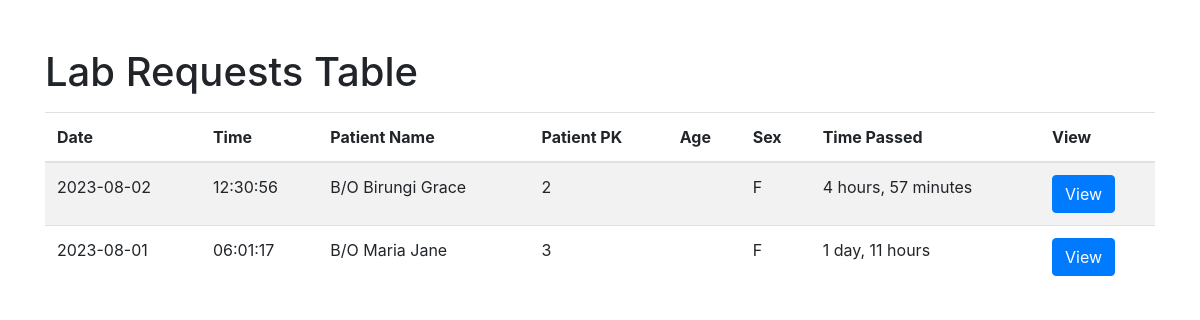
/lab_requests/, run on the app's committed database.
### newborn/models.py (models this page shows, shortened)
class LabInvestigation(models.Model):
    author = models.ForeignKey(User, on_delete=models.CASCADE, null=True)
    serology_rpr = models.BooleanField(verbose_name='RPR', default=False)
    serology_rct = models.BooleanField(verbose_name='RCT', default=False)
    serology_bat = models.BooleanField(verbose_name='BAT', default=False)
    microbiology_gram_stain = models.BooleanField(verbose_name='Gram stain', default=False)
    microbiology_culture = models.BooleanField(verbose_name='Culture', default=False)
    chemistry_serum_electrolytes = models.BooleanField(verbose_name='Serum electrolytes', default=False)
    chemistry_serum_urea = models.BooleanField(verbose_name='Serum Urea', default=False)
    chemistry_serum_creatinine = models.BooleanField(verbose_name='Serum creatinine', default=False)
    chemistry_urinalysis = models.BooleanField(verbose_name='Urinalysis', default=False)
    serology_rpr_result = models.CharField(max_length=100, blank=True, null=True)
    serology_rct_result = models.CharField(max_length=100, blank=True, null=True)
    serology_bat_result = models.CharField(max_length=100, blank=True, null=True)
    microbiology_gram_stain_result = models.CharField(max_length=100, blank=True, null=True)
    microbiology_culture_result = models.CharField(max_length=100, blank=True, null=True)
    chemistry_serum_electrolytes_result = models.CharField(max_length=100, blank=True, null=True)
    chemistry_serum_urea_result = models.CharField(max_length=100, blank=True, null=True)
    chemistry_serum_creatinine_result = models.CharField(max_length=100, blank=True, null=True)
    chemistry_urinalysis_result = models.CharField(max_length=100, blank=True, null=True)
    timestamp = models.DateTimeField(auto_now_add=True)
    neonate = models.ForeignKey(NewbornAdmission, on_delete=models.CASCADE, null=True)
    def is_complete(self):
        if (self.serology_rpr and not self.serology_rpr_result) or \
                (self.serology_rct and not self.serology_rct_result) or \
                (self.serology_bat and not self.serology_bat_result) or \
                (self.microbiology_gram_stain and not self.microbiology_gram_stain_result) or \
                (self.microbiology_culture and not self.microbiology_culture_result) or \
                (self.chemistry_serum_electrolytes and not self.chemistry_serum_electrolytes_result) or \
                (self.chemistry_serum_urea and not self.chemistry_serum_urea_result) or \
                (self.chemistry_serum_creatinine and not self.chemistry_serum_creatinine_result) or \
                (self.chemistry_urinalysis and not self.chemistry_urinalysis_result):
            return False
        return True

class NewbornAdmission(models.Model):
    PLACE_OF_BIRTH_CHOICES = [
        ('Hospital', 'Hospital'),
        ('Along the road', 'Along the road'),
        ('Home', 'Home'),
    ]
    MODE_OF_DELIVERY_CHOICES = [
        ('SVD', 'SVD (Spontaneous Vaginal Delivery)'),
        ('C/S', 'C/S (Caesarean Section)'),
    ]
    MEANS_OF_TRANSPORT_CHOICES = [
        ('Ambulance', 'Ambulance'),
        ('Public means', 'Public means'),
    ]
    YES_NO_CHOICES = [
        ('Yes', 'Yes'),
        ('No', 'No'),
    ]
    SEX = [
        ('M', 'M'),
        ('F', 'F'),
    ]
    admission_date = models.DateTimeField()
    name = models.CharField(max_length=100)
    sex = models.CharField(max_length=100, choices=SEX)
    birth_weight = models.DecimalField(max_digits=2, decimal_places=1)
    delivery_date = models.DateTimeField()
    place_of_birth = models.CharField(max_length=20, choices=PLACE_OF_BIRTH_CHOICES)
    hospital_name = models.CharField(max_length=100, blank=True, null=True)
    mode_of_delivery = models.CharField(max_length=3, choices=MODE_OF_DELIVERY_CHOICES)
    indication = models.CharField(max_length=100, blank=True, null=True)
    resuscitation_done = models.CharField(max_length=3, choices=YES_NO_CHOICES)
    resuscitation_choices_1 = models.BooleanField(verbose_name='Bag&Mask', default=False, blank=True)
    resuscitation_choices_2 = models.BooleanField(verbose_name='Oxygen', default=False, blank=True)
    referred_in = models.CharField(max_length=3, choices=YES_NO_CHOICES)
    facility_name = models.CharField(max_length=100, blank=True, null=True)
    referral_date_time = models.DateTimeField(blank=True, null=True)
    reason_for_referral = models.CharField(max_length=100, blank=True, null=True)
    means_of_transport = models.CharField(max_length=20, choices=MEANS_OF_TRANSPORT_CHOICES, blank=True, null=True)
    oxygen_transport = models.CharField(max_length=3, choices=YES_NO_CHOICES, blank=True, null=True)
    mother = models.ForeignKey(MotherDetails, on_delete=models.CASCADE, null=True)

### newborn/views.py (the view)
# urls.py: path('lab_requests/', views.lab_requests_dashboard, name='lab-requests-dashboard'),
def lab_requests_dashboard(request):
    lab_requests = LabInvestigation.objects.all()
    if request.method == 'POST':
        form = LabTestResultForm(request.POST)
        if form.is_valid():
            lab_investigation = form.save(commit=False)
            lab_investigation.author = request.user
            lab_investigation.save()
            return redirect('lab-requests-dashboard')  # Redirect to the same page to avoid form resubmission
    else:
        form = LabTestResultForm()
    complete_lab_requests = [lab_request for lab_request in lab_requests if lab_request.is_complete()]
    lab_requests = [lab_request for lab_request in lab_requests if not lab_request.is_complete()]
    return render(request, 'newborn/lab_requests_dashboard.html', {'lab_requests': lab_requests, 'complete_lab_requests': complete_lab_requests, 'form': form})

### newborn/templates/newborn/lab_requests_dashboard.html (shortened to what this page needs)
<!DOCTYPE html>
<html lang="en">
<head>
    <link rel="stylesheet" href="https://stackpath.bootstrapcdn.com/bootstrap/4.5.2/css/bootstrap.min.css">
</head>
<body>
<div class="container">
    <h1 class="mt-5">Lab Requests Table</h1>
    <table class="table table-striped mt-3">
        <thead>
        <tr>
            <th>Date</th>
            <th>Time</th>
	    <th>Patient Name</th>
            <th>Patient PK</th>
            <th>Age</th>
            <th>Sex</th>
	    <th>Time Passed</th>
            <th>View</th>
        </tr>
        </thead>
        <tbody>
        {% for lab_request in lab_requests %}
            <tr>
                <td>{{ lab_request.timestamp|date:"Y-m-d" }}</td>
                <td>{{ lab_request.timestamp|time:"H:i:s" }}</td>
		<td>{{ lab_request.neonate.name }}</td>
                <td>{{ lab_request.neonate.pk }}</td>
                <td>{{ lab_request.neonate.age }}</td>
                <td>{{ lab_request.neonate.sex }}</td>
		<td>{{ lab_request.timestamp|timesince }}</td>
                <td>
                    <a href="{% url 'lab_request_details' lab_request.neonate.pk %}" class="btn btn-primary">View</a>
                </td>
            </tr>
        {% endfor %}
        </tbody>
    </table>
</div>
</body>
</html>

### data on the page
LabInvestigation: timestamp "2023-08-02", timestamp "12:30:56", neonate.name "B/O Birungi Grace", neonate.pk "2", neonate.sex "F", timestamp "4 hours, 57 minutes"
LabInvestigation: timestamp "2023-08-01", timestamp "06:01:17", neonate.name "B/O Maria Jane", neonate.pk "3", neonate.sex "F", timestamp "1 day, 11 hours"
